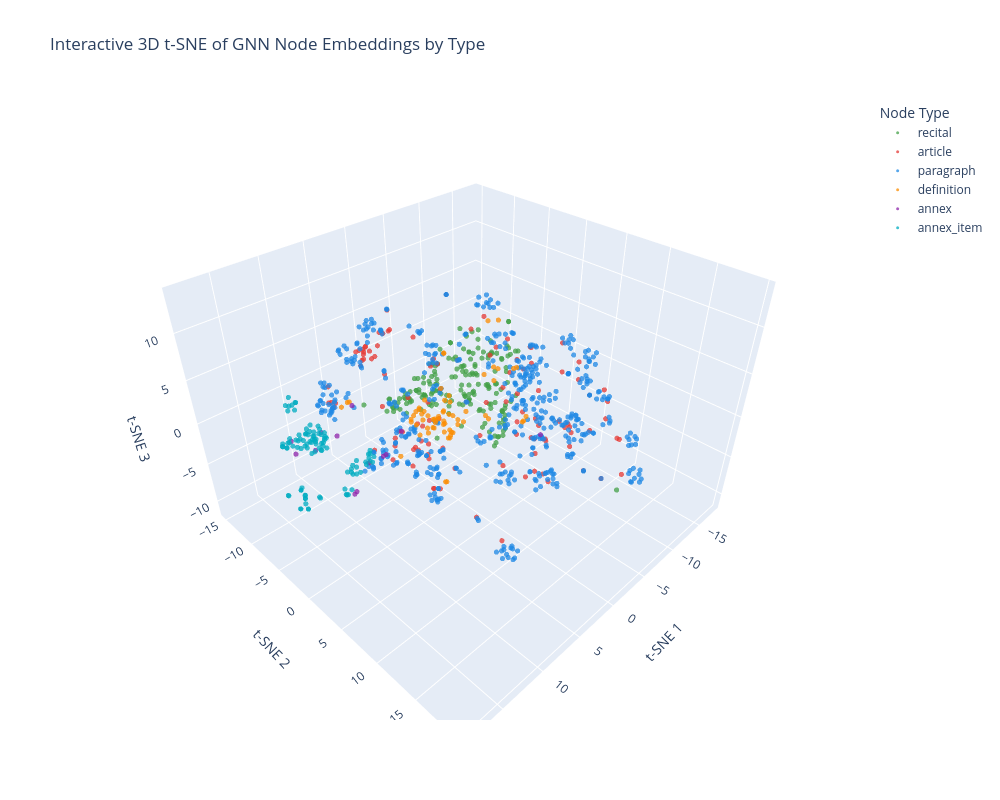

Write notebook code for a chart like this one.
### Code cell
# Interactive 3D t-SNE visualisation coloured by node type
import plotly.express as px

print('Running t-SNE (this may take a moment)...')
perp = min(30, max(2, len(gnn_embeddings) - 1))
tsne = TSNE(n_components=3, perplexity=perp, random_state=42, max_iter=1000)
emb_3d = tsne.fit_transform(gnn_embeddings)

plot_df = pd.DataFrame({
    'tsne_1': emb_3d[:, 0],
    'tsne_2': emb_3d[:, 1],
    'tsne_3': emb_3d[:, 2],
    'type': nodes_df['type'].astype(str).values,
    'node_id': nodes_df['node_id'].astype(str).values,
    'title': nodes_df.get('title', pd.Series([''] * len(nodes_df))).fillna('').astype(str).values,
})
plot_df['hover'] = plot_df['node_id'] + ' | ' + plot_df['type'] + '<br>' + plot_df['title'].str[:120]

color_map = {
    'article': '#E53935',
    'paragraph': '#1E88E5',
    'recital': '#43A047',
    'definition': '#FB8C00',
    'annex': '#8E24AA',
    'annex_item': '#00ACC1',
}

fig = px.scatter_3d(
    plot_df,
    x='tsne_1',
    y='tsne_2',
    z='tsne_3',
    color='type',
    color_discrete_map=color_map,
    hover_name='node_id',
    hover_data={
        'tsne_1': False,
        'tsne_2': False,
        'tsne_3': False,
        'type': True,
        'title': True,
    },
    title='Interactive 3D t-SNE of GNN Node Embeddings by Type',
)
fig.update_traces(marker=dict(size=3, opacity=0.75))
fig.update_layout(
    width=1000,
    height=800,
    legend_title_text='Node Type',
    scene=dict(
        xaxis_title='t-SNE 1',
        yaxis_title='t-SNE 2',
        zaxis_title='t-SNE 3',
    ),
)
fig.show()

### Figure 1 — Plotly figure (JSON) as saved in the notebook; plotly's stock layout.template omitted (floating-point values rounded to 4 significant figures; data arrays with more than 128 entries replaced by an {"elided": "..."} marker saying what was removed)
{"data": [{"customdata": {"elided": "180x2 str values"}, "hovertemplate": "<b>%{hovertext}</b><br><br>type=%{customdata[0]}<br>title=%{customdata[1]}<extra></extra>", "hovertext": {"elided": "180 str values"}, "legendgroup": "recital", "marker": {"color": "#43A047", "opacity": 0.75, "size": 3, "symbol": "circle"}, "mode": "markers", "name": "recital", "scene": "scene", "showlegend": true, "type": "scatter3d", "x": {"elided": "180 float values"}, "y": {"elided": "180 float values"}, "z": {"elided": "180 float values"}}, {"customdata": {"elided": "115x2 str values"}, "hovertemplate": "<b>%{hovertext}</b><br><br>type=%{customdata[0]}<br>title=%{customdata[1]}<extra></extra>", "hovertext": ["article_1", "article_2", "article_3", "article_4", "article_5", "article_6", "article_7", "article_8", "article_9", "article_10", "article_11", "article_12", "article_13", "article_14", "article_15", "article_16", "article_17", "article_18", "article_19", "article_20", "article_21", "article_22", "article_23", "article_24", "article_25", "article_26", "article_27", "article_28", "article_29", "article_30", "article_31", "article_32", "article_33", "article_34", "article_35", "article_36", "article_37", "article_38", "article_39", "article_40", "article_41", "article_42", "article_15", "article_43", "article_44", "article_45", "article_46", "article_47", "article_48", "article_49", "article_50", "article_51", "article_52", "article_53", "article_54", "article_55", "article_56", "article_57", "article_58", "article_59", "article_60", "article_61", "article_62", "article_63", "article_64", "article_65", "article_66", "article_67", "article_68", "article_69", "article_70", "article_71", "article_60", "article_72", "article_73", "article_74", "article_75", "article_76", "article_77", "article_78", "article_79", "article_80", "article_81", "article_82", "article_83", "article_84", "article_85", "article_86", "article_87", "article_88", "article_89", "article_90", "article_91", "article_92", "article_93", "article_94", "article_95", "article_96", "article_97", "article_98", "article_99", "article_100", "article_101", "article_102", "article_103", "article_104", "article_105", "article_106", "article_107", "article_108", "article_109", "article_110", "article_111", "article_112", "article_113"], "legendgroup": "article", "marker": {"color": "#E53935", "opacity": 0.75, "size": 3, "symbol": "circle"}, "mode": "markers", "name": "article", "scene": "scene", "showlegend": true, "type": "scatter3d", "x": [0.2321, 1.781, -3.014, -2.521, -2.221, 4.417, 6.23, 6.201, 4.212, 0.4047, 6.228, 3.091, 1.196, 3.01, 5.356, 1.382, 8.191, 4.967, 2.731, -0.9602, 2.148, 4.322, 2.11, 1.502, 1.117, 1.48, 4.935, 2.533, 3.791, 3.615, 4.258, 5.073, 3.294, 5.264, 4.942, 2.422, 0.5271, 4.763, -1.537, 8.705, 9.433, 4.108, 5.605, 8.401, 3.69, 2.328, 3.861, 6.316, 5.179, 8.573, -14.44, -10.37, -9.914, -5.686, -6.315, -6.742, -14.74, -15.5, -15.75, -0.8331, 10.4, 6.079, -16.74, -3.988, -16.95, -5.103, -4.912, -2.679, -13.23, -15.07, -0.8081, 8.684, 7.203, 7.839, -1.836, 0.6989, -2.649, 5.594, 0.8547, 2.41, -0.8302, -2.014, -2.05, -2.071, 2.656, -16.5, 8.646, 3.088, 8.797, -5.001, -9.635, -12.06, -8.995, -10.52, -9.818, -5.366, -16.61, 6.202, 7.781, -3.24, -9.254, -11.36, -9.106, 11.5, 11.71, 11.72, 10.93, 11.22, 11.63, 11.06, 10.79, 11.09, 3.406, 5.645, 10.67], "y": [-9.819, -9.353, -6.036, -8.34, -11.71, -8.233, -6.794, 4.044, -4.975, -8.991, 1.228, -1.086, -3.137, -3.444, -3.378, -2.178, 2.621, 1.465, 0.7386, 1.007, 1.813, 0.6018, -0.3715, -1.576, -4.876, -2.856, -5.63, 12.21, 9.873, 9.308, 10.59, 8.818, 9.367, 9.327, 13.33, 7.343, 9.53, 11.9, -7.552, 6.04, 6.792, -8.783, -7.805, 3.372, 4.037, 11.14, 6.932, 0.1842, 3.334, -8.326, 1.466, 3.305, 2.521, 6.893, 7.159, 4.83, 3.788, -4.806, -6.049, -7.302, -0.3286, -12.73, -4.961, -5.52, 3.946, 15.67, 15.53, 17.83, 6.975, 7.633, 13.22, -8.882, -11.76, -0.7443, 1.794, 6.981, 5.633, -14.05, 10.37, 12.23, 7.208, 6.802, 8.416, 8.338, 4.018, 6.696, 1.174, -7.262, 1.186, 7.034, 9.174, 4.498, 7.571, 6.508, 5.303, 7.106, 0.1043, 8.87, -5.157, 15.48, 7.54, 9.404, 7.006, 0.952, 1.494, 1.475, 1.483, 1.144, 0.8561, 0.6609, 1.09, 2.15, -6.644, 11.56, 2.054], "z": [7.514, 5.741, -5.718, -7.72, -10.16, 5.672, 4.862, -4.05, -4.995, -7.241, 2.127, -4.552, -5.393, -5.287, -2.507, 4.741, -0.9482, 1.981, -2.93, 9.126, -5.231, 3.308, 6.089, 5.859, 6.74, -7.058, 0.04227, 9.249, 7.623, 8.702, 11.01, 7.652, 13.2, 12.52, 2.249, 11.24, 11.33, 9.87, -8.904, -1.211, -0.299, -7.752, -8.109, 1.779, 9.111, 11.28, 2.571, 4.584, 6.459, 0.892, 2.311, -7.787, -5.819, -7.61, -8.893, -6.646, -1.473, -4.241, -3.595, -9.645, 11.15, -3.055, -1.783, 9.277, -4.492, 2.016, 2.161, 0.6475, -5.905, -4.936, 4.362, 0.7744, -1.421, -2.334, 10.41, -2.715, -1.482, -1.229, 2.555, 0.7069, 1.797, 2.133, -0.1887, 2.108, 4.185, -3.803, 12.92, 2.268, 12.86, -2.531, -8.139, -6.198, -5.436, -5.004, -3.754, -2.722, -2.954, -4.487, 7.742, -1.577, 4.812, 1.443, -2.872, 11.12, 11.99, 11.55, 11.25, 12.33, 12.07, 11.6, 11.74, 11.81, 7.347, -5.962, 12.6]}, {"customdata": {"elided": "500x2 str values"}, "hovertemplate": "<b>%{hovertext}</b><br><br>type=%{customdata[0]}<br>title=%{customdata[1]}<extra></extra>", "hovertext": {"elided": "500 str values"}, "legendgroup": "paragraph", "marker": {"color": "#1E88E5", "opacity": 0.75, "size": 3, "symbol": "circle"}, "mode": "markers", "name": "paragraph", "scene": "scene", "showlegend": true, "type": "scatter3d", "x": {"elided": "500 float values"}, "y": {"elided": "500 float values"}, "z": {"elided": "500 float values"}}, {"customdata": {"elided": "66x2 str values"}, "hovertemplate": "<b>%{hovertext}</b><br><br>type=%{customdata[0]}<br>title=%{customdata[1]}<extra></extra>", "hovertext": ["definition_1", "definition_2", "definition_3", "definition_4", "definition_5", "definition_6", "definition_7", "definition_8", "definition_9", "definition_10", "definition_11", "definition_12", "definition_13", "definition_14", "definition_15", "definition_16", "definition_17", "definition_18", "definition_19", "definition_20", "definition_21", "definition_22", "definition_23", "definition_24", "definition_25", "definition_26", "definition_27", "definition_28", "definition_29", "definition_30", "definition_31", "definition_32", "definition_33", "definition_34", "definition_35", "definition_36", "definition_37", "definition_38", "definition_39", "definition_40", "definition_41", "definition_42", "definition_43", "definition_44", "definition_46", "definition_47", "definition_48", "definition_49", "definition_50", "definition_51", "definition_52", "definition_53", "definition_54", "definition_55", "definition_56", "definition_57", "definition_59", "definition_60", "definition_61", "definition_62", "definition_63", "definition_64", "definition_65", "definition_66", "definition_67", "definition_68"], "legendgroup": "definition", "marker": {"color": "#FB8C00", "opacity": 0.75, "size": 3, "symbol": "circle"}, "mode": "markers", "name": "definition", "scene": "scene", "showlegend": true, "type": "scatter3d", "x": [-1.963, -2.096, -2.226, -0.6999, 3.876, -0.07549, -0.137, -0.1591, -3.435, -4.425, -2.943, -1.635, -0.7025, -3.121, -0.246, -5.251, -5.228, -3.603, 3.871, 4.398, 4.162, 3.967, -3.128, 4.869, 6.939, -0.2654, 8.302, 8.289, -3.249, -4.858, -4.879, -0.03297, -0.7025, -3.184, -3.811, -3.758, -1.262, -1.02, -4.9, -5.075, -4.362, -4.188, -4.866, -3.921, -2.965, -7.884, -2.872, -2.068, -1.302, -1.592, -2.35, 5.027, -15.23, -15.03, -3.593, 4.844, 5.515, -5.797, -2.43, -2.235, -8.089, -4.078, -8.217, -3.937, -5.373, -3.907], "y": [-4.2, -4.274, -3.581, -4.174, -0.3568, -1.843, -1.896, 3.77, -4.685, -3.238, -4.985, -4.663, -4.332, -4.489, -3.985, -6.497, -6.214, -5.998, 8.931, 7.882, 8.776, 8.54, -3.951, 3.087, -0.6799, 4.065, 7.128, 7.257, -4.614, -6.343, -6.64, -5.915, -5.293, -10.21, -10.36, -9.856, -8.799, -5.768, -9.208, -9.082, -10.12, -9.253, -7.287, -7.719, -9.327, 2.367, -5.978, 2.102, -8.828, -8.333, -9.617, -11.6, -6.073, -5.443, -5.78, -11.5, -12.09, -8.348, 3.055, -7.905, 1.717, -4.174, 1.757, -4.024, -6.755, -3.117], "z": [-3.373, -3.335, -3.517, -3.64, 2.86, 5.695, 5.667, 1.108, -3.045, -4.069, -2.73, -4.357, -4.918, -1.968, -4.433, -9.053, -8.96, -6.822, 10.47, 9.677, 9.379, 10.5, -4.339, 6.28, -2.384, 0.822, -0.02853, 0.05867, -6.689, -9.575, -9.786, -6.372, -6.102, -6.974, -7.059, -7.415, -6.732, -5.86, -8.447, -8.658, -7.475, -7.574, -9.227, -7.621, -5.93, -3.628, -5.348, 9.988, -6.389, -7.083, -6.811, -2.349, -4.615, -4.115, -6.591, -2.338, -2.974, -8.695, 10.29, -6.488, -4.807, -6.129, -4.72, -5.325, -9.695, -5.126]}, {"customdata": [["annex", "Annex I: List of Union harmonisation legislation"], ["annex", "Annex II: List of criminal offences referred to in Article 5(1), first subparagraph, point"], ["annex", "Annex III: High-risk AI systems referred to in Article 6(2)"], ["annex", "Annex IV: Technical documentation referred to in Article 11(1)"], ["annex", "Annex V: EU declaration of conformity"], ["annex", "Annex VI: Conformity assessment procedure based on internal control"], ["annex", "Annex VII: Conformity based on an assessment of the quality management system and an assess"], ["annex", "Annex VIII: Information to be submitted upon the registration of high-risk AI systems in acc"], ["annex", "Annex IX: Information to be submitted upon the registration of high-risk AI systems listed"], ["annex", "Annex X: Union legislative acts on large-scale IT systems in the area of Freedom, Securit"], ["annex", "Annex XI: Technical documentation referred to in Article 53(1), point (a) — technical docu"], ["annex", "Annex XII: Transparency information referred to in Article 53(1), point (b) — technical doc"], ["annex", "Annex XIII: Criteria for the designation of general-purpose AI models with systemic risk ref"]], "hovertemplate": "<b>%{hovertext}</b><br><br>type=%{customdata[0]}<br>title=%{customdata[1]}<extra></extra>", "hovertext": ["annex_I", "annex_II", "annex_III", "annex_IV", "annex_V", "annex_VI", "annex_VII", "annex_VIII", "annex_IX", "annex_X", "annex_XI", "annex_XII", "annex_XIII"], "legendgroup": "annex", "marker": {"color": "#8E24AA", "opacity": 0.75, "size": 3, "symbol": "circle"}, "mode": "markers", "name": "annex", "scene": "scene", "showlegend": true, "type": "scatter3d", "x": [15.37, -2.4, 7.541, 10.49, 15.06, 10.87, 10.29, 12.22, 14.28, 17.14, 11.98, 12.19, -10.1], "y": [1.899, -12.14, -7.071, -1.052, -2.328, 1.849, 1.504, -5.7, -7.868, -2.09, -1.276, -1.357, 2.726], "z": [5.991, -10.39, 0.7283, -1.353, 1.966, 1.297, 0.9693, 0.6259, -0.4701, 2.848, -4.117, -4.36, -7.078]}, {"customdata": {"elided": "100x2 str values"}, "hovertemplate": "<b>%{hovertext}</b><br><br>type=%{customdata[0]}<br>title=%{customdata[1]}<extra></extra>", "hovertext": ["annex_I_item_1", "annex_I_item_2", "annex_I_item_3", "annex_I_item_4", "annex_I_item_5", "annex_I_item_6", "annex_I_item_7", "annex_I_item_8", "annex_I_item_9", "annex_I_item_10", "annex_I_item_11", "annex_I_item_12", "annex_I_item_13", "annex_I_item_14", "annex_I_item_15", "annex_I_item_16", "annex_I_item_17", "annex_I_item_18", "annex_I_item_19", "annex_I_item_20", "annex_III_item_1", "annex_III_item_2", "annex_III_item_3", "annex_III_item_4", "annex_III_item_5", "annex_III_item_6", "annex_III_item_7", "annex_III_item_8", "annex_IV_item_1", "annex_IV_item_2", "annex_IV_item_3", "annex_IV_item_4", "annex_IV_item_5", "annex_IV_item_6", "annex_IV_item_7", "annex_IV_item_8", "annex_IV_item_9", "annex_V_item_1", "annex_V_item_2", "annex_V_item_3", "annex_V_item_4", "annex_V_item_5", "annex_V_item_6", "annex_V_item_7", "annex_V_item_8", "annex_VI_item_1", "annex_VI_item_2", "annex_VI_item_3", "annex_VI_item_4", "annex_VII_item_1", "annex_VII_item_2", "annex_VII_item_3", "annex_VII_item_4", "annex_VII_item_5", "annex_VIII_item_1", "annex_VIII_item_2", "annex_VIII_item_3", "annex_VIII_item_4", "annex_VIII_item_5", "annex_VIII_item_6", "annex_VIII_item_7", "annex_VIII_item_8", "annex_VIII_item_9", "annex_VIII_item_10", "annex_VIII_item_11", "annex_VIII_item_12", "annex_VIII_item_13", "annex_VIII_item_1", "annex_VIII_item_2", "annex_VIII_item_3", "annex_VIII_item_4", "annex_VIII_item_5", "annex_VIII_item_6", "annex_VIII_item_7", "annex_VIII_item_8", "annex_VIII_item_9", "annex_VIII_item_1", "annex_VIII_item_2", "annex_VIII_item_3", "annex_VIII_item_4", "annex_VIII_item_5", "annex_IX_item_1", "annex_IX_item_2", "annex_IX_item_3", "annex_IX_item_4", "annex_IX_item_5", "annex_X_item_1", "annex_X_item_2", "annex_X_item_3", "annex_X_item_4", "annex_X_item_5", "annex_X_item_6", "annex_X_item_7", "annex_XI_item_1", "annex_XI_item_2", "annex_XI_item_1", "annex_XI_item_2", "annex_XI_item_3", "annex_XII_item_1", "annex_XII_item_2"], "legendgroup": "annex_item", "marker": {"color": "#00ACC1", "opacity": 0.75, "size": 3, "symbol": "circle"}, "mode": "markers", "name": "annex_item", "scene": "scene", "showlegend": true, "type": "scatter3d", "x": [17.88, 16.73, 17.63, 17.57, 17.51, 18.31, 18.28, 17.16, 16.66, 18.3, 17.26, 17.67, 16.6, 16.83, 16.68, 17.31, 17.89, 16.2, 16.28, 16.74, 13.33, 13.97, 13.8, 13.38, 13.26, 12.99, 12.85, 13.56, 11.94, 11.97, 11.28, 11.77, 11.28, 11.96, 12.52, 12.88, 11.57, 14.67, 13.98, 14.58, 15.07, 15.27, 14.51, 14.07, 14.54, 12.02, 12.08, 12.42, 12.53, 11.25, 11.35, 11.02, 11.02, 11.45, 17.57, 17.04, 16.96, 16.05, 15.72, 16.37, 15.61, 17.69, 17.71, 14.36, 13.95, 13.23, 13.2, 17.57, 17.04, 16.96, 16.05, 15.73, 13.38, 13.21, 13.97, 13.88, 13.13, 13.12, 13.87, 13.07, 12.78, 15.33, 14.94, 14.84, 15.29, 15.13, 17.41, 16.75, 17.68, 17.26, 16.69, 17.27, 17.03, 14.77, 14.8, 12.74, 13.18, 13.12, 12.88, 12.96], "y": [1.855, 2.343, 2.012, 1.076, 2.481, 1.069, 2.002, 0.1802, 1.506, 1.145, 1.327, 0.5936, 0.6361, 0.4699, 1.406, 1.35, 0.3527, 0.7598, 1.536, 2.331, -8.734, -8.098, -8.709, -8.83, -8.09, -8.147, -8.472, -7.907, -1.821, -1.81, -1.898, -1.279, -1.799, -1.486, -0.7714, -1.06, -0.9322, -2.87, -2.358, -1.774, -2.102, -2.692, -1.477, -1.909, -2.238, 1.261, 1.504, 1.295, 1.502, 0.4717, 0.822, 0.6144, 0.08299, 0.4569, -2.137, -1.735, -2.081, -4.293, -4.268, -3.282, -4.875, -3.675, -3.723, -5.437, -4.032, -5.31, -5.439, -2.137, -1.735, -2.081, -4.293, -4.31, -6.173, -6.048, -5.6, -5.707, -4.655, -4.578, -4.93, -4.177, -4.833, -7.688, -7.652, -7.217, -7.842, -7.972, -1.885, -2.042, -2.411, -2.489, -2.51, -2.888, -1.836, -3.386, -3.206, -0.9032, -0.943, -1.486, -1.633, -1.62], "z": [5.559, 6.914, 7.232, 7.451, 6.264, 5.87, 6.439, 6.271, 5.723, 6.848, 5.108, 5.5, 5.65, 7.122, 7.419, 6.393, 6.629, 6.513, 6.629, 5.749, 3.686, 2.789, 2.994, 2.663, 2.529, 3.216, 3.021, 3.321, -1.695, -2.058, -1.911, -2.074, -1.051, -1.049, -1.357, -1.056, -1.795, 3.06, 2.744, 2.502, 2.821, 2.853, 3.327, 3.039, 3.599, 1.861, 1.246, 1.208, 1.106, 1.4, 0.2963, 0.6325, 0.6914, 0.6483, -3.224, -3.339, -2.325, -3.282, -4.129, -4.12, -3.628, -2.55, -2.531, 1.003, 1.409, 1.424, 0.4935, -3.224, -3.339, -2.325, -3.282, -4.129, 0.7292, 1.085, 0.2838, 1.337, -0.3866, -0.3962, 0.7537, 0.7369, 1.14, -0.4466, -0.8183, 0.02026, -0.5362, -0.3684, 3.982, 4.104, 3.671, 4.366, 3.895, 3.684, 3.669, -4.367, -4.374, -3.182, -3.539, -3.222, -4.187, -4.066]}], "layout": {"height": 800, "legend": {"title": {"text": "Node Type"}, "tracegroupgap": 0}, "scene": {"domain": {"x": [0, 1], "y": [0, 1]}, "xaxis": {"title": {"text": "t-SNE 1"}}, "yaxis": {"title": {"text": "t-SNE 2"}}, "zaxis": {"title": {"text": "t-SNE 3"}}}, "title": {"text": "Interactive 3D t-SNE of GNN Node Embeddings by Type"}, "width": 1000}}
